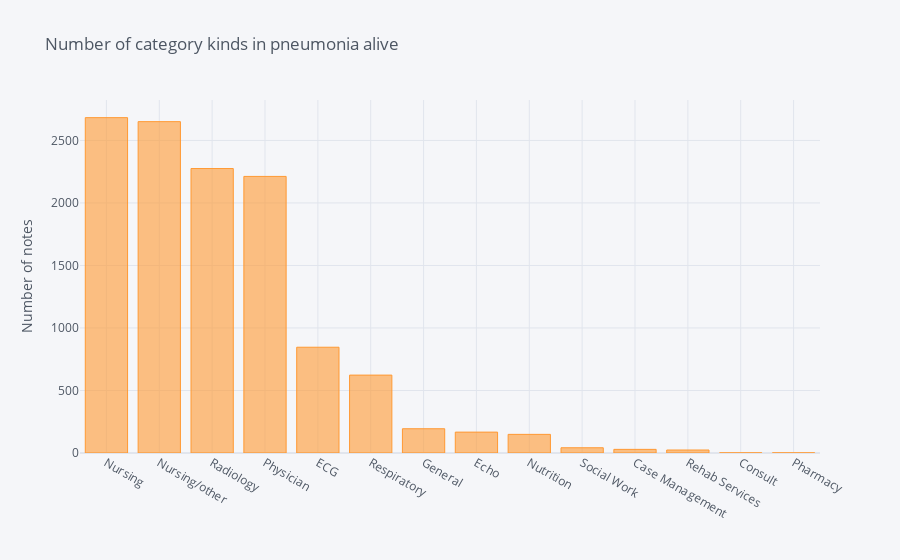

Source (notebook cell):
### Code cell
pneumonia_dead_no_disch['CATEGORY'].value_counts().sort_values(ascending=False).iplot(kind='bar', yTitle='Number of notes', 
                                                                title='Number of category kinds in pneumonia alive')

### Figure 1 — Plotly figure (JSON) as saved in the notebook; plotly's stock layout.template omitted (floating-point values rounded to 4 significant figures)
{"data": [{"marker": {"color": "rgba(255, 153, 51, 0.6)", "line": {"color": "rgba(255, 153, 51, 1.0)", "width": 1}}, "name": "CATEGORY", "orientation": "v", "text": "", "type": "bar", "x": ["Nursing", "Nursing/other", "Radiology", "Physician ", "ECG", "Respiratory ", "General", "Echo", "Nutrition", "Social Work", "Case Management ", "Rehab Services", "Consult", "Pharmacy"], "y": [2682, 2650, 2275, 2212, 846, 623, 194, 167, 149, 42, 29, 24, 1, 1]}], "layout": {"legend": {"bgcolor": "#F5F6F9", "font": {"color": "#4D5663"}}, "paper_bgcolor": "#F5F6F9", "plot_bgcolor": "#F5F6F9", "title": {"font": {"color": "#4D5663"}, "text": "Number of category kinds in pneumonia alive"}, "xaxis": {"gridcolor": "#E1E5ED", "showgrid": true, "tickfont": {"color": "#4D5663"}, "title": {"font": {"color": "#4D5663"}, "text": ""}, "zerolinecolor": "#E1E5ED"}, "yaxis": {"gridcolor": "#E1E5ED", "showgrid": true, "tickfont": {"color": "#4D5663"}, "title": {"font": {"color": "#4D5663"}, "text": "Number of notes"}, "zerolinecolor": "#E1E5ED"}}}
